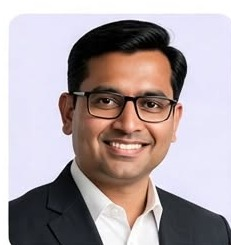
#> input picture images/team/lokesh-mathur.jpg, 231 x 245 px, found by its file name; its folder holds 4 pictures in this run
$ python crop-leadership-portraits.py
#> lines starting #> are read from the running program, lines starting #| are printed output that depends on the picture
"""
Trims the leadership portraits for the redesigned "Our Leadership" cards.

The files in public/images/team/<slug>.jpg were cropped from an older comp and
carry a baked-in white margin (top ~14px, left 6-20px) plus a rounded top-left
corner. Inside the new rounded image well that reads as a white notch, so this
cuts each portrait to the largest square that is free of it. No pixels are
resampled or invented - it is a plain crop, re-saved at high quality.

    python scripts/crop-leadership-portraits.py
"""
from PIL import Image
from pathlib import Path

TEAM = Path(__file__).resolve().parent.parent / "public" / "images" / "team"
SIZE = 208          # widest clean square available across all three portraits
TOP = 16            # first fully-clean row (rounded corner clipped by CSS radius)
LEFT = {"lokesh-mathur": 14, "gaurav-singh": 12, "manish-temani": 22}

for slug, x0 in LEFT.items():
    im = Image.open(TEAM / f"{slug}.jpg").convert("RGB")
#> im is the input picture: PIL image 231x245 RGB; mean R, G, B 173.6, 161.8, 164.9
    im.crop((x0, TOP, x0 + SIZE, TOP + SIZE)).save(
        TEAM / f"{slug}-portrait.jpg", quality=95, subsampling=0
    )
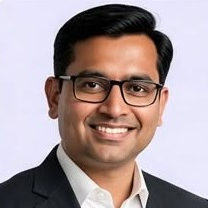
#> saved as lokesh-mathur-portrait.jpg: PIL image 208x208 RGB; mean R, G, B 168.5, 152.9, 155.2
    print(slug, "->", f"{slug}-portrait.jpg")
#> pass 2 of the loop `for slug, x0 in LEFT.items():`:
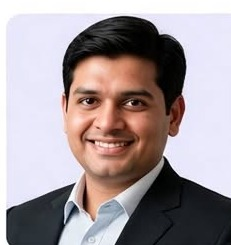
#> input picture images/team/gaurav-singh.jpg, 231 x 245 px, found by its file name
#> im is the input picture: PIL image 231x245 RGB; mean R, G, B 163.8, 152.9, 156.4
#> `im.crop((x0, TOP, x0 + SIZE, TOP + SIZE)).save( TEAM / f"{slug}-portra..`:
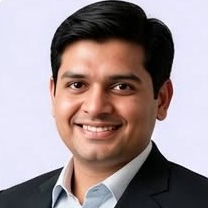
#> saved as gaurav-singh-portrait.jpg: PIL image 208x208 RGB; mean R, G, B 158.8, 144.1, 146.6
#> (the run stopped early here; a loop or call above may not have finished)
